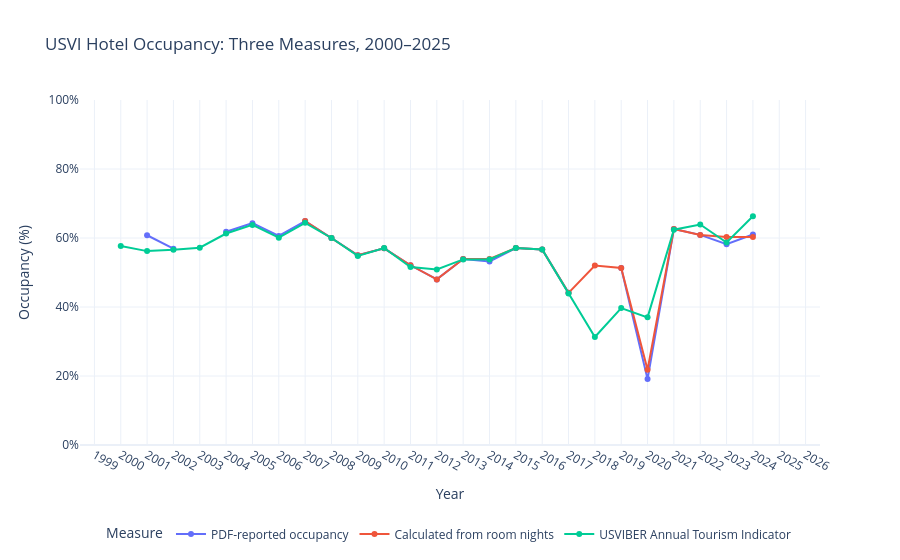

The notebook cell this image was saved under:
### Code cell
# Prepare the three measures on a common year index.
tour_occupancy = (
    tour[["year", "occupancy_rate_pct"]]
    .copy()
    .assign(year=lambda df: pd.to_numeric(df["year"], errors="coerce"))
    .dropna(subset=["year"])
)

tour_occupancy["year"] = tour_occupancy["year"].astype(int)

if tour_occupancy["year"].duplicated().any():
    raise ValueError("Annual Tourism Indicator data contains duplicate years.")

occupancy_comparison = (
    hotel_usvi[["year", "occupancy_pct", "occ_calculated"]]
    .merge(tour_occupancy, on="year", how="outer", validate="one_to_one")
    .query("2000 <= year <= 2025")
    .sort_values("year")
    .reset_index(drop=True)
)

# Plot
fig = go.Figure()

series = [
    ("PDF-reported occupancy", "occupancy_pct"),
    ("Calculated from room nights", "occ_calculated"),
    ("USVIBER Annual Tourism Indicator", "occupancy_rate_pct"),
]

for label, column in series:
    fig.add_trace(
        go.Scatter(
            x=occupancy_comparison["year"],
            y=occupancy_comparison[column],
            mode="lines+markers",
            name=label,
            connectgaps=False,
        )
    )

fig.update_layout(
    title="USVI Hotel Occupancy: Three Measures, 2000–2025",
    xaxis_title="Year",
    yaxis_title="Occupancy (%)",
    yaxis=dict(range=[0, 100], ticksuffix="%"),
    xaxis=dict(
        tickmode="linear",
        dtick=1,
    ),
    hovermode="x unified",
    legend_title_text="Measure",
    legend=dict(
        orientation="h",
        yanchor="bottom",
        y=-0.3,
        xanchor="center",
        x=0.5
    ),
    template="plotly_white",
)

fig.show()

# Comparison table
comparison_table = occupancy_comparison.copy()

comparison_table["Calculated − PDF (pp)"] = (
    comparison_table["occ_calculated"] - comparison_table["occupancy_pct"]
).round(1)

comparison_table["Indicator − PDF (pp)"] = (
    comparison_table["occupancy_rate_pct"] - comparison_table["occupancy_pct"]
).round(1)

comparison_table = comparison_table.rename(
    columns={
        "year": "Year",
        "occupancy_pct": "PDF-reported (%)",
        "occ_calculated": "Room-nights calculated (%)",
        "occupancy_rate_pct": "Annual Indicator (%)",
    }
)[
    [
        "Year",
        "PDF-reported (%)",
        "Room-nights calculated (%)",
        "Annual Indicator (%)",
        "Calculated − PDF (pp)",
        "Indicator − PDF (pp)",
    ]
]

display(
    comparison_table.style.format(
        {
            "PDF-reported (%)": "{:.1f}",
            "Room-nights calculated (%)": "{:.1f}",
            "Annual Indicator (%)": "{:.1f}",
            "Calculated − PDF (pp)": "{:+.1f}",
            "Indicator − PDF (pp)": "{:+.1f}",
        },
        na_rep="—",
    )
)

### Figure 1 — Plotly figure (JSON) as saved in the notebook; plotly's stock layout.template omitted (floating-point values rounded to 4 significant figures)
{"data": [{"connectgaps": false, "mode": "lines+markers", "name": "PDF-reported occupancy", "type": "scatter", "x": [2000, 2001, 2002, 2003, 2004, 2005, 2006, 2007, 2008, 2009, 2010, 2011, 2012, 2013, 2014, 2015, 2016, 2017, 2018, 2019, 2020, 2021, 2022, 2023, 2024, 2025], "y": [NaN, 60.8, 56.9, NaN, 61.8, 64.3, 60.6, 64.9, 60.0, 55.0, 57.0, 52.1, 48.0, 53.9, 53.2, 57.1, 56.7, 44.1, NaN, 51.3, 19.1, 62.6, 60.9, 58.2, 61.0, NaN]}, {"connectgaps": false, "mode": "lines+markers", "name": "Calculated from room nights", "type": "scatter", "x": [2000, 2001, 2002, 2003, 2004, 2005, 2006, 2007, 2008, 2009, 2010, 2011, 2012, 2013, 2014, 2015, 2016, 2017, 2018, 2019, 2020, 2021, 2022, 2023, 2024, 2025], "y": [NaN, NaN, NaN, NaN, NaN, NaN, NaN, 64.9, 60.0, 55.0, 57.0, 52.1, 48.0, 53.9, 53.9, 57.1, 56.7, 44.1, 52.0, 51.3, 21.8, 62.6, 60.9, 60.3, 60.3, NaN]}, {"connectgaps": false, "mode": "lines+markers", "name": "USVIBER Annual Tourism Indicator", "type": "scatter", "x": [2000, 2001, 2002, 2003, 2004, 2005, 2006, 2007, 2008, 2009, 2010, 2011, 2012, 2013, 2014, 2015, 2016, 2017, 2018, 2019, 2020, 2021, 2022, 2023, 2024, 2025], "y": [57.7, 56.2, 56.6, 57.2, 61.3, 63.8, 60.1, 64.4, 60.0, 54.8, 57.1, 51.6, 50.9, 53.8, 53.8, 57.1, 56.7, 43.9, 31.3, 39.7, 37.0, 62.4, 63.9, 58.7, 66.3, NaN]}], "layout": {"hovermode": "x unified", "legend": {"orientation": "h", "title": {"text": "Measure"}, "x": 0.5, "xanchor": "center", "y": -0.3, "yanchor": "bottom"}, "title": {"text": "USVI Hotel Occupancy: Three Measures, 2000–2025"}, "xaxis": {"dtick": 1, "tickmode": "linear", "title": {"text": "Year"}}, "yaxis": {"range": [0, 100], "ticksuffix": "%", "title": {"text": "Occupancy (%)"}}}}
